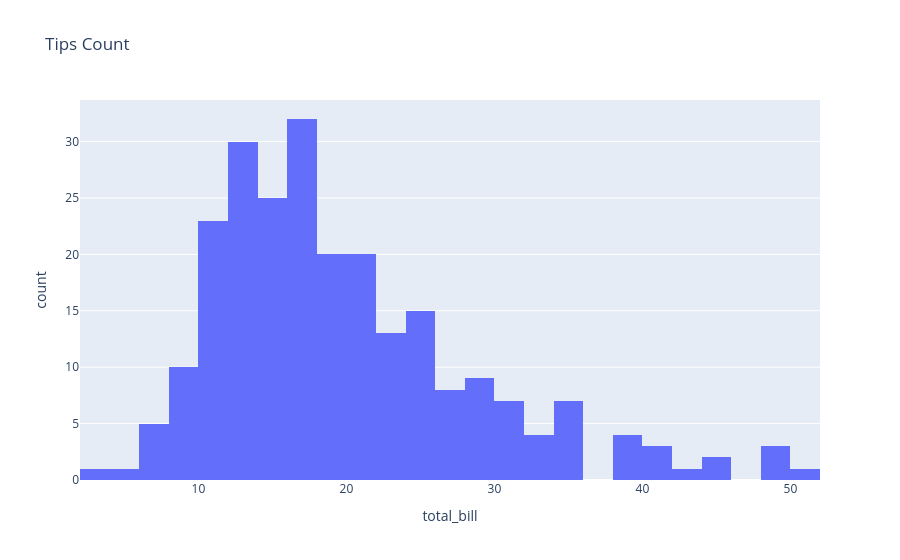

Notebook code cell kept with this figure:
### Markdown cell above
## Histogram

### Code cell
# plotting the histogram

fig = px.histogram(df, x="total_bill",title="Tips Count")
 
# showing the plot
fig.show()

### Figure 1 — Plotly figure (JSON) as saved in the notebook; plotly's stock layout.template omitted (floating-point values rounded to 4 significant figures; data arrays with more than 128 entries replaced by an {"elided": "..."} marker saying what was removed)
{"data": [{"alignmentgroup": "True", "bingroup": "x", "hovertemplate": "total_bill=%{x}<br>count=%{y}<extra></extra>", "legendgroup": "", "marker": {"color": "#636efa", "pattern": {"shape": ""}}, "name": "", "offsetgroup": "", "orientation": "v", "showlegend": false, "type": "histogram", "x": {"elided": "244 float values"}, "xaxis": "x", "yaxis": "y"}], "layout": {"barmode": "relative", "legend": {"tracegroupgap": 0}, "title": {"text": "Tips Count"}, "xaxis": {"anchor": "y", "domain": [0, 1], "title": {"text": "total_bill"}}, "yaxis": {"anchor": "x", "domain": [0, 1], "title": {"text": "count"}}}}
